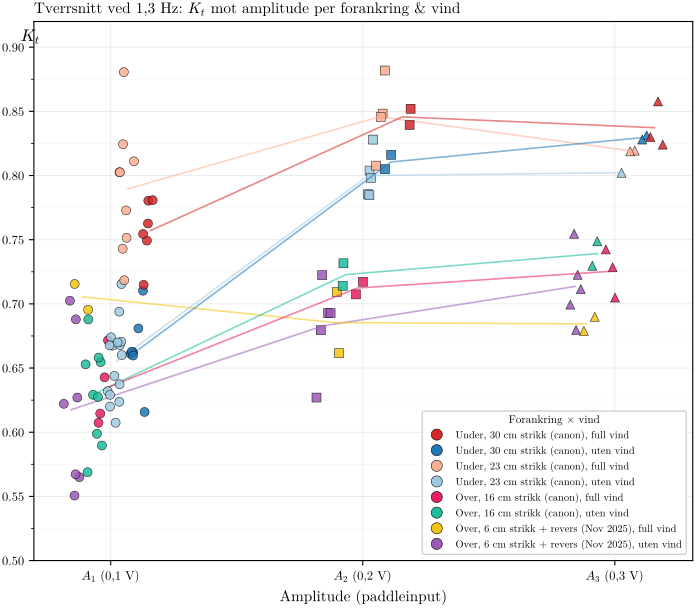

Recreate this plot in Python.
"""
1.3 Hz cross-condition figure (scratch) — amplitude × mooring × wind
=====================================================================

The 1.3 Hz frequency cell is the densest in the dataset (108 runs across
4 moorings, both winds, all three amps). This figure asks: how does
wind effect ΔK_t depend on amplitude, separately for each mooring?

Encoding:
  - x-axis: WaveAmplitudeInput (A1=0.1 V, A2=0.2 V, A3=0.3 V) with small
            jitter inside each amp slot so overlapping runs are visible.
  - y-axis: K_t (with FFT→LS override).
  - Colour: (mooring × wind), 8 vivid shades matching the 4-way mooring
            scatter (canon_loose300 stock red/blue, canon_loose230 light
            red/blue, canon_above_loose pink/turquoise, nov_above_stiff
            yellow/purple).
  - Marker: amplitude tier (○ A1, □ A2, △ A3).
  - Solid line: per-mooring per-wind median across the 3 amps, drawn so
            the amplitude-dependence is easy to read.

K_t source: FFT canonical with three-way LS+PSD override (same rule as
all sibling scripts).

Run from repo root:
    conda run -n draumkvedet python analysis_scratch/transition_13hz_cross_condition.py
"""

import sys
import warnings
from pathlib import Path
import glob

warnings.filterwarnings("ignore")

import numpy as np
import pandas as pd
import matplotlib

matplotlib.use("Agg")
import matplotlib.pyplot as plt
import matplotlib.lines as mlines
from matplotlib.ticker import MultipleLocator

BASE = Path(__file__).resolve().parent.parent
sys.path.insert(0, str(BASE))

import os
os.chdir(BASE)

from wavescripts.improved_data_loader import load_analysis_data, get_configuration_for_date
from wavescripts.plot_utils import (
    amp_to_label, apply_thesis_style, apply_horizontal_ylabel,
    WIND_COLOR_MAP,
)

apply_thesis_style()

OVERRIDE_THRESHOLD = 0.05
OUT_PDF = Path(__file__).parent / "transition_13hz_cross_condition.pdf"
OUT_CSV = Path(__file__).parent / "transition_13hz_cross_condition_summary.csv"

# ── 1. Load & filter to 1.3 Hz ────────────────────────────────────────────────
print("1. Loading …")
all_dirs = sorted(glob.glob(str(BASE / "waveprocessed" / "PROCESSED-*")))
meta, _, _, _ = load_analysis_data(*all_dirs, load_processed=False)

m = meta[
    (meta["WaveFrequencyInput [Hz]"].round(2) == 1.30)
    & meta["PanelCondition"].isin(["full", "reverse"])
    & meta["WindCondition"].isin(["no", "full"])
    & (meta["quality_flag"] == "ok")
    & meta["OUT/IN (FFT)"].notna()
    & (meta["OUT/IN (FFT)"].between(0.1, 2.0))
    & (meta["Mooring"] != "above_200")
    & meta["in_probes_used"].notna()
    & meta["out_probes_used"].notna()
].copy()
m["file_date_dt"] = pd.to_datetime(m["file_date"]).dt.tz_localize(None)
m["cfg"] = m["file_date_dt"].apply(lambda d: get_configuration_for_date(d).name if pd.notnull(d) else "N/A")

def _category(row):
    mo, c = row["Mooring"], row["cfg"]
    if mo == "below_90_loose300" and c == "march2026_better_rearranging": return "canon_loose300"
    if mo == "below_90_loose230" and c == "march2026_better_rearranging": return "canon_loose230"
    if mo == "above_50"          and c == "march2026_better_rearranging": return "canon_above_loose"
    if mo == "above_50"          and c == "nov_normalt_oppsett":          return "nov_above_stiff"
    return "other"
m["category"] = m.apply(_category, axis=1)
m = m[m["category"] != "other"].copy()

# LS override
def kt(row, suffix):
    inp = [p.strip() for p in str(row["in_probes_used"]).split("+")]
    out = [p.strip() for p in str(row["out_probes_used"]).split("+")]
    try:
        ai = np.nanmean([row[f"Probe {p} Amplitude{suffix}"] for p in inp])
        ao = np.nanmean([row[f"Probe {p} Amplitude{suffix}"] for p in out])
        return ao/ai if ai > 0 else np.nan
    except KeyError: return np.nan

m["Kt_FFT"] = m["OUT/IN (FFT)"]
m["Kt_LS"]  = m.apply(lambda r: kt(r, " (LS)"),  axis=1)
m["Kt_PSD"] = m.apply(lambda r: kt(r, " (PSD)"), axis=1)
_ovr = ((m["Kt_FFT"]-m["Kt_LS"]).abs()>OVERRIDE_THRESHOLD) \
       & ((m["Kt_FFT"]-m["Kt_PSD"]).abs()>OVERRIDE_THRESHOLD) \
       & ((m["Kt_LS"]-m["Kt_PSD"]).abs()<OVERRIDE_THRESHOLD)
m["Kt_override"] = _ovr
m["Kt_eff"] = np.where(_ovr, m["Kt_LS"], m["Kt_FFT"])
m["amp"] = m["WaveAmplitudeInput [Volt]"].round(2)

print(f"   {len(m)} runs at 1.3 Hz across 4 moorings")
print(f"   LS override fires on {int(_ovr.sum())} of {len(m)} runs")

# Summary
agg = (m.groupby(["category", "WindCondition", "amp"])
        .agg(n=("Kt_eff", "size"),
             mean=("Kt_eff", "mean"),
             std=("Kt_eff", "std"))
        .round(3).reset_index())
agg.to_csv(OUT_CSV, index=False)
print(f"   Summary → {OUT_CSV.relative_to(BASE)}")
print("\n=== Cell means (K_t_eff) ===")
print(agg.to_string(index=False))

# ── 2. Plot ───────────────────────────────────────────────────────────────────
COLORS = {
    ("canon_loose300",    "no"):   WIND_COLOR_MAP["no"],
    ("canon_loose300",    "full"): WIND_COLOR_MAP["full"],
    ("canon_loose230",    "no"):   "#9ECAE1",
    ("canon_loose230",    "full"): "#FCAE91",
    ("canon_above_loose", "no"):   "#1ABC9C",
    ("canon_above_loose", "full"): "#E91E63",
    ("nov_above_stiff",   "no"):   "#9B59B6",
    ("nov_above_stiff",   "full"): "#F1C40F",
}
CATEGORY_LABEL = {
    "canon_loose300":    "Under, 30 cm strikk (canon)",
    "canon_loose230":    "Under, 23 cm strikk (canon)",
    "canon_above_loose": "Over, 16 cm strikk (canon)",
    "nov_above_stiff":   "Over, 6 cm strikk + revers (Nov 2025)",
}
MARKERS = {0.10: "o", 0.20: "s", 0.30: "^"}
CATEGORY_ORDER = ["nov_above_stiff", "canon_above_loose", "canon_loose230", "canon_loose300"]

fig, ax = plt.subplots(figsize=(7.5, 6.5))

# Horizontal x-positions: A1 at 0.1, A2 at 0.2, A3 at 0.3. We jitter
# per (category × wind) so all 8 series at each amp are side-by-side
# rather than overlapping. Within a series, individual runs jitter
# vertically near 0 to spread overlapping K_t values.
N_CATS = len(CATEGORY_ORDER)
WIDTH = 0.018   # total x-span per amp tier
rng = np.random.default_rng(seed=42)

# Compute x-offset per (cat, wind): 8 slots evenly spaced inside ±WIDTH around amp.
slot_idx = {}
slots = [(c, w) for c in CATEGORY_ORDER for w in ("no", "full")]
n_slots = len(slots)
for i, (c, w) in enumerate(slots):
    # offsets symmetric about 0
    slot_idx[(c, w)] = (i - (n_slots - 1) / 2.0) * (WIDTH * 2 / n_slots)

# Plot runs as dots and connect cell means with thin segments
for cat in CATEGORY_ORDER:
    for wind in ("no", "full"):
        s = m[(m["category"] == cat) & (m["WindCondition"] == wind)]
        if s.empty: continue
        color = COLORS[(cat, wind)]
        # Individual run dots
        xs, ys = [], []
        for amp_v in (0.10, 0.20, 0.30):
            ss = s[s["amp"] == amp_v]
            if ss.empty: continue
            n = len(ss)
            base_x = amp_v + slot_idx[(cat, wind)]
            jitter_x = rng.uniform(-0.0035, 0.0035, size=n)
            ax.scatter(
                base_x + jitter_x, ss["Kt_eff"],
                facecolors=color, edgecolors="black",
                marker=MARKERS[amp_v], s=42,
                linewidths=0.4, alpha=0.85,
                zorder={"canon_loose300":4, "canon_loose230":3,
                        "canon_above_loose":2, "nov_above_stiff":2}.get(cat, 2),
            )
            xs.append(base_x); ys.append(ss["Kt_eff"].mean())
        # Connect means
        if len(xs) >= 2:
            ax.plot(xs, ys, color=color, lw=1.2, alpha=0.55,
                    zorder={"canon_loose300":4, "canon_loose230":3,
                            "canon_above_loose":2, "nov_above_stiff":2}.get(cat, 2))

ax.axhline(1.0, color="black", lw=0.6, ls="--", alpha=0.5)
ax.set_xticks([0.10, 0.20, 0.30])
ax.set_xticklabels([r"$A_1$ (0,1 V)", r"$A_2$ (0,2 V)", r"$A_3$ (0,3 V)"])
ax.set_xlabel("Amplitude (paddleinput)", fontsize=11)
ax.yaxis.set_major_locator(MultipleLocator(0.05))
ax.yaxis.set_minor_locator(MultipleLocator(0.025))
ax.set_ylim(0.50, 0.92)
ax.grid(which="major", alpha=0.30, lw=0.6)
ax.grid(which="minor", alpha=0.15, lw=0.4)
ax.set_title(r"Tverrsnitt ved 1,3 Hz: $K_t$ mot amplitude per forankring & vind",
             fontsize=11, loc="left")

apply_horizontal_ylabel(ax, r"$K_t$", fontsize=12)

# Legend: same scheme as 4-way scatter
config_handles = []
for cat in CATEGORY_ORDER[::-1]:
    for wind, wlabel in (("full", "full vind"), ("no", "uten vind")):
        if not ((m["category"] == cat) & (m["WindCondition"] == wind)).any(): continue
        wc = COLORS[(cat, wind)]
        config_handles.append(
            mlines.Line2D([], [], marker="o", linestyle="None",
                          markerfacecolor=wc, markeredgecolor="black",
                          markeredgewidth=0.4, markersize=8,
                          label=f"{CATEGORY_LABEL[cat]}, {wlabel}")
        )

leg = ax.legend(handles=config_handles, loc="lower right",
                bbox_to_anchor=(0.998, 0.002),
                fontsize=7.5, framealpha=0.92,
                title="Forankring × vind", title_fontsize=8,
                ncol=1)

fig.subplots_adjust(left=0.10, right=0.98, top=0.93, bottom=0.10)

OUT_PDF.parent.mkdir(parents=True, exist_ok=True)
fig.savefig(OUT_PDF, bbox_inches="tight", pad_inches=0.02)
print(f"\n   Saved → {OUT_PDF.relative_to(BASE)}")
plt.close(fig)

print("\nDone.")
